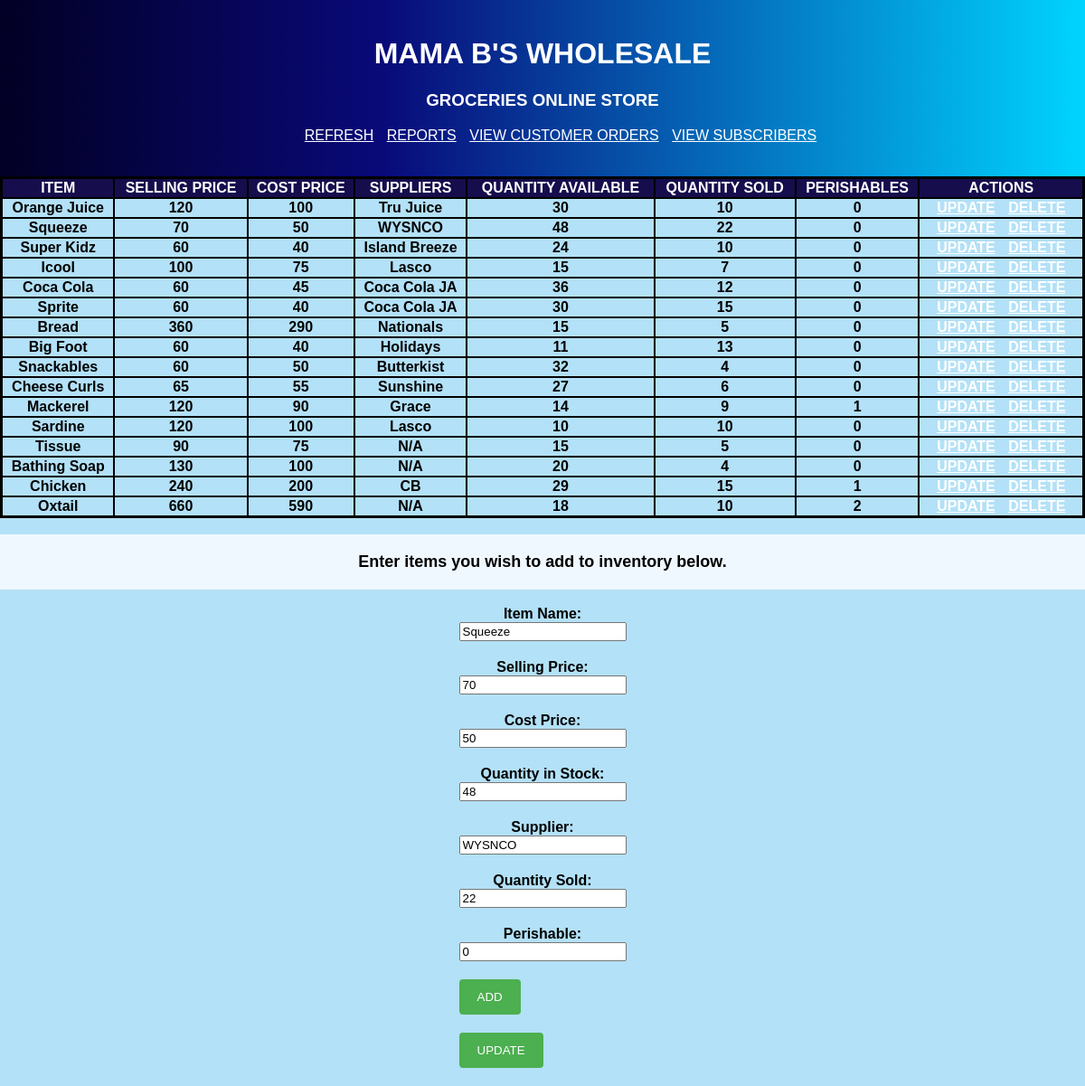
Page /PHP/Inventory.php?update=11 on the committed database.
### tables this page shows
CREATE TABLE ITEMS(
    Id INT NOT NULL AUTO_INCREMENT,
    name_item VARCHAR(64) NOT NULL,
    selling_price INT(255) NOT NULL,
    cost_price INT(255) NOT NULL,
    quantity_instock INT(255) NOT NULL, 
    supplier VARCHAR(64) NOT NULL,
    quantity_sold INT(255) NOT NULL,
    perishable INT(64) NOT NULL,
     PRIMARY KEY(Id)
);

### PHP/Inventory.php (the view, shortened to what this page needs)
<?php
$host = 'localhost';
$username = 'admin';
$password = 'mamab';
$dbname = 'INVENTORY';
$conn = new PDO("mysql:host=$host;dbname=$dbname", $username, $password);
$stmt = $conn->query("SELECT * FROM ITEMS;");
$results = $stmt->fetchAll(PDO::FETCH_ASSOC);
?>
<!DOCTYPE html>
<html lang="en">
<head>
    <link rel="stylesheet" href="../CSS/inventory.css" />
</head>
<body>
    <header>
        <h1>MAMA B'S WHOLESALE</h1>
        <h3>GROCERIES ONLINE STORE</h3>
        <nav>
            <ul>
                <a href="http://localhost/Swen_project1/PHP/Inventory.php" class="REFRESH" id="REFRESH">REFRESH</a>
                <a href="http://localhost/Swen_project1/PHP/Report.php">REPORTS</a>
                <a href="http://localhost/Swen_project1/PHP/CustomerOrders.php">VIEW CUSTOMER ORDERS</a>
                <a href="http://localhost/Swen_project1/PHP/ViewSubscribers.php">VIEW SUBSCRIBERS</a>
            </ul>
        </nav>
    </header>
    <main>
        <section class="updateInventory">
            <div class="firstDiv">
                <table>
                    <tr>
                        <th>ITEM</th>
                        <th>SELLING PRICE</th>
                        <th>COST PRICE</th>
                        <th>SUPPLIERS</th>
                        <th>QUANTITY AVAILABLE</th>
                        <th>QUANTITY SOLD</th>
                        <th>PERISHABLES</th>
                        <th>ACTIONS</th>
                    </tr>
                    <?php foreach ($results as $row) : ?>
                        <tr>
                            <td><?= $row['name_item'] ?></td>
                            <td><?= $row['selling_price'] ?></td>
                            <td><?= $row['cost_price'] ?></td>
                            <td><?= $row['supplier'] ?></td>
                            <td><?= $row['quantity_instock'] - $row['perishable']?></td>
                            <td><?= $row['quantity_sold'] ?></td>
                            <td><?= $row['perishable'] ?></td>
                            <td>
                                <a href="http://localhost/Swen_project1/PHP/Inventory.php?update=<?php echo $row['Id'];?>" class="Update" name="Update" value="Update">UPDATE</a>
                                <a href="http://localhost/Swen_project1/PHP/Inventory.php?delete=<?php echo $row['Id'];?>" class="Delete" name="Delete" value="Delete">DELETE</a>
                            </td>
                        </tr>
                    <?php endforeach; ?>
                </table>
            </div>
            <div class="secondDiv">
<?php
    $item_name = '';
    $selling_price = '';
    $cost_price = '';
    $quantity_instock = '';
    $supplier = '';
    $quantity_sold = '';
    $perishables = '';
    if(isset($_GET['update'])){
        $id = $_GET['update'];
        $stmt = $conn->query("SELECT * FROM ITEMS WHERE Id='$id';");
        $results = $stmt->fetchAll(PDO::FETCH_ASSOC);
        foreach ($results as $row){
            $item_name = $row['name_item'];
            $selling_price = $row['selling_price'];
            $cost_price = $row['cost_price'];
            $quantity_instock = $row['quantity_instock'];
            $supplier = $row['supplier'];
            $quantity_sold = $row['quantity_sold'];
            $perishables = $row['perishable'];
        }
    }
?>
                <p class="message">Enter items you wish to add to inventory below.</p>
                <form method="POST">
                    <label>Item Name:</label>
                    <input type="text" value="<?php echo $item_name; ?>" id="item" name="item">
                    <label>Selling Price:</label>
                    <input type="text" value="<?php echo $selling_price; ?>" id="sell" name="sell">
                    <label>Cost Price:</label>
                    <input type="text" value="<?php echo $cost_price; ?>" id="cost" name="cost">
                    <label>Quantity in Stock:</label>
                    <input type="text" value="<?php echo $quantity_instock; ?>" id="quantity" name="quantity">
                    <label>Supplier:</label>
                    <input type="text" value="<?php echo $supplier; ?>" id="supplier" name="supplier">
                    <label>Quantity Sold:</label>
                    <input type="text" value="<?php echo $quantity_sold; ?>" id="quantityS" name="quantityS">
                    <label>Perishable:</label>
                    <input type="text" value="<?php echo $perishables; ?>" id="perishables" name="perishables">
                    <input type="submit" name="ADD" class="ADD" value="ADD" id="ADD">
                    <input type="submit" name="UPDATE" class="UPDATE" value="UPDATE" id="UPDATE">
                </form>
            </div>
        </section>
    </main>
</body>
</html>

### CSS/inventory.css (style rules this page uses)
body { margin-top: 0; margin: auto; height: 100%; text-align: center; font-family: 'Gill Sans', 'Gill Sans MT', Calibri, 'Trebuchet MS', sans-serif; display: grid; grid-template-columns: auto; grid-template-rows: auto auto auto auto; background-color: rgb(179, 225, 247); }
header { grid-area: 1; background: linear-gradient(90deg, rgba(2, 0, 36, 1) 0%, rgba(9, 9, 121, 1) 35%, rgba(0, 212, 255, 1) 100%); padding: 20px; text-align: center; color: white; }
a { color: white; padding: 5px; }
.updateInventory { grid-area: 2; display: grid; grid-template-rows: auto auto; }
.firstDiv { grid-area: 1; }
.secondDiv { grid-area: 2; }
table { border-collapse: collapse; border: 3px solid black; width: 100%; }
table th { text-align: center; background-color: rgb(22, 13, 77); color: white; border: 2px solid black; font-weight: bolder; }
table td { text-align: center; border: 2px solid black; font-weight: bolder; }
.message { padding-top: 20px; padding-bottom: 20px; background-color: aliceblue; font-size: large; font-weight: bolder; }
form { display: inline-block; }
label { font-weight: bold; }
input { margin-bottom: 20px; display: block; }
#ADD, #UPDATE { background-color: #4CAF50; color: white; padding: 12px 20px; border: none; border-radius: 4px; cursor: pointer; }

### rows in the picture
items: name_item "Orange Juice", selling_price "120", cost_price "100", supplier "Tru Juice", $row['quantity_instock']-$row['perishable'] "30", quantity_sold "10", perishable "0"
items: name_item "Squeeze", selling_price "70", cost_price "50", supplier "WYSNCO", $row['quantity_instock']-$row['perishable'] "48", quantity_sold "22", perishable "0", item "Squeeze", sell "70", cost "50", quantity "48", quantityS "22", perishables "0"
items: name_item "Super Kidz", selling_price "60", cost_price "40", supplier "Island Breeze", $row['quantity_instock']-$row['perishable'] "24", quantity_sold "10", perishable "0"
items: name_item "Icool", selling_price "100", cost_price "75", supplier "Lasco", $row['quantity_instock']-$row['perishable'] "15", quantity_sold "7", perishable "0"
items: name_item "Coca Cola", selling_price "60", cost_price "45", supplier "Coca Cola JA", $row['quantity_instock']-$row['perishable'] "36", quantity_sold "12", perishable "0"
items: name_item "Sprite", selling_price "60", cost_price "40", supplier "Coca Cola JA", $row['quantity_instock']-$row['perishable'] "30", quantity_sold "15", perishable "0"
items: name_item "Bread", selling_price "360", cost_price "290", supplier "Nationals", $row['quantity_instock']-$row['perishable'] "15", quantity_sold "5", perishable "0"
items: name_item "Big Foot", selling_price "60", cost_price "40", supplier "Holidays", $row['quantity_instock']-$row['perishable'] "11", quantity_sold "13", perishable "0"
items: name_item "Snackables", selling_price "60", cost_price "50", supplier "Butterkist", $row['quantity_instock']-$row['perishable'] "32", quantity_sold "4", perishable "0"
items: name_item "Cheese Curls", selling_price "65", cost_price "55", supplier "Sunshine", $row['quantity_instock']-$row['perishable'] "27", quantity_sold "6", perishable "0"
items: name_item "Mackerel", selling_price "120", cost_price "90", supplier "Grace", $row['quantity_instock'] - $row['perishable'] "14", quantity_sold "9", perishable "1"
items: name_item "Sardine", selling_price "120", cost_price "100", supplier "Lasco", $row['quantity_instock']-$row['perishable'] "10", quantity_sold "10", perishable "0"
items: name_item "Tissue", selling_price "90", cost_price "75", supplier "N/A", $row['quantity_instock']-$row['perishable'] "15", quantity_sold "5", perishable "0"
items: name_item "Bathing Soap", selling_price "130", cost_price "100", supplier "N/A", $row['quantity_instock']-$row['perishable'] "20", quantity_sold "4", perishable "0"
items: name_item "Chicken", selling_price "240", cost_price "200", supplier "CB", $row['quantity_instock'] - $row['perishable'] "29", quantity_sold "15", perishable "1"
items: name_item "Oxtail", selling_price "660", cost_price "590", supplier "N/A", $row['quantity_instock'] - $row['perishable'] "18", quantity_sold "10", perishable "2"
